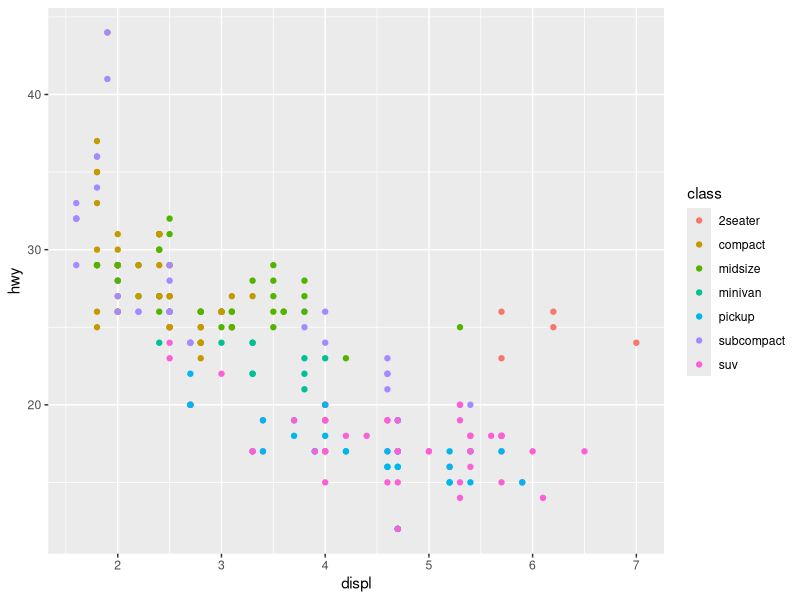

Recreate this plot in R.
### A Pluto.jl notebook ###
# v0.19.28
# Welcome to your R reactive notebook.# ╔═╡ 489c8a4e-ce29-11ee-2f22-ed494c706834
library(ggplot2)

ggplot(mpg, aes(displ, hwy, colour = class)) + 
  geom_point()

# ╔═╡ 00000000-0000-0000-0000-000000000001
'
PLUTO_PROJECT_TOML_CONTENTS = """
[deps]
CommonMark = "a80b9123-70ca-4bc0-993e-6e3bcb318db6"
CondaPkg = "992eb4ea-22a4-4c89-a5bb-47a3300528ab"
Libdl = "8f399da3-3557-5675-b5ff-fb832c97cbdb"
RCall = "6f49c342-dc21-5d91-9882-a32aef131414"
Suppressor = "fd094767-a336-5f1f-9728-57cf17d0bbfb"

[compat]
CommonMark = "~0.8.12"
CondaPkg = "~0.2.22"
RCall = "~0.14.1"
Suppressor = "~0.2.6"
"""

# ╔═╡ 00000000-0000-0000-0000-000000000002
PLUTO_MANIFEST_TOML_CONTENTS = """
# This file is machine-generated - editing it directly is not advised

julia_version = "1.9.4"
manifest_format = "2.0"
project_hash = "1ebf0c0f9f17516f869e0f7aa196e513c391a12f"

[[deps.ArgTools]]
uuid = "0dad84c5-d112-42e6-8d28-ef12dabb789f"
version = "1.1.1"

[[deps.Artifacts]]
uuid = "56f22d72-fd6d-98f1-02f0-08ddc0907c33"

[[deps.Base64]]
uuid = "2a0f44e3-6c83-55bd-87e4-b1978d98bd5f"

[[deps.Calculus]]
deps = ["LinearAlgebra"]
git-tree-sha1 = "f641eb0a4f00c343bbc32346e1217b86f3ce9dad"
uuid = "49dc2e85-a5d0-5ad3-a950-438e2897f1b9"
version = "0.5.1"

[[deps.CategoricalArrays]]
deps = ["DataAPI", "Future", "Missings", "Printf", "Requires", "Statistics", "Unicode"]
git-tree-sha1 = "1568b28f91293458345dabba6a5ea3f183250a61"
uuid = "324d7699-5711-5eae-9e2f-1d82baa6b597"
version = "0.10.8"

    [deps.CategoricalArrays.extensions]
    CategoricalArraysJSONExt = "JSON"
    CategoricalArraysRecipesBaseExt = "RecipesBase"
    CategoricalArraysSentinelArraysExt = "SentinelArrays"
    CategoricalArraysStructTypesExt = "StructTypes"

    [deps.CategoricalArrays.weakdeps]
    JSON = "682c06a0-de6a-54ab-a142-c8b1cf79cde6"
    RecipesBase = "3cdcf5f2-1ef4-517c-9805-6587b60abb01"
    SentinelArrays = "91c51154-3ec4-41a3-a24f-3f23e20d615c"
    StructTypes = "856f2bd8-1eba-4b0a-8007-ebc267875bd4"

[[deps.CommonMark]]
deps = ["Crayons", "JSON", "PrecompileTools", "URIs"]
git-tree-sha1 = "532c4185d3c9037c0237546d817858b23cf9e071"
uuid = "a80b9123-70ca-4bc0-993e-6e3bcb318db6"
version = "0.8.12"

[[deps.Compat]]
deps = ["TOML", "UUIDs"]
git-tree-sha1 = "75bd5b6fc5089df449b5d35fa501c846c9b6549b"
uuid = "34da2185-b29b-5c13-b0c7-acf172513d20"
version = "4.12.0"
weakdeps = ["Dates", "LinearAlgebra"]

    [deps.Compat.extensions]
    CompatLinearAlgebraExt = "LinearAlgebra"

[[deps.CompilerSupportLibraries_jll]]
deps = ["Artifacts", "Libdl"]
uuid = "e66e0078-7015-5450-92f7-15fbd957f2ae"
version = "1.0.5+0"

[[deps.Conda]]
deps = ["Downloads", "JSON", "VersionParsing"]
git-tree-sha1 = "51cab8e982c5b598eea9c8ceaced4b58d9dd37c9"
uuid = "8f4d0f93-b110-5947-807f-2305c1781a2d"
version = "1.10.0"

[[deps.CondaPkg]]
deps = ["JSON3", "Markdown", "MicroMamba", "Pidfile", "Pkg", "Preferences", "TOML"]
git-tree-sha1 = "e81c4263c7ef4eca4d645ef612814d72e9255b41"
uuid = "992eb4ea-22a4-4c89-a5bb-47a3300528ab"
version = "0.2.22"

[[deps.Crayons]]
git-tree-sha1 = "249fe38abf76d48563e2f4556bebd215aa317e15"
uuid = "a8cc5b0e-0ffa-5ad4-8c14-923d3ee1735f"
version = "4.1.1"

[[deps.DataAPI]]
git-tree-sha1 = "abe83f3a2f1b857aac70ef8b269080af17764bbe"
uuid = "9a962f9c-6df0-11e9-0e5d-c546b8b5ee8a"
version = "1.16.0"

[[deps.DataFrames]]
deps = ["Compat", "DataAPI", "DataStructures", "Future", "InlineStrings", "InvertedIndices", "IteratorInterfaceExtensions", "LinearAlgebra", "Markdown", "Missings", "PooledArrays", "PrecompileTools", "PrettyTables", "Printf", "REPL", "Random", "Reexport", "SentinelArrays", "SortingAlgorithms", "Statistics", "TableTraits", "Tables", "Unicode"]
git-tree-sha1 = "04c738083f29f86e62c8afc341f0967d8717bdb8"
uuid = "a93c6f00-e57d-5684-b7b6-d8193f3e46c0"
version = "1.6.1"

[[deps.DataStructures]]
deps = ["Compat", "InteractiveUtils", "OrderedCollections"]
git-tree-sha1 = "ac67408d9ddf207de5cfa9a97e114352430f01ed"
uuid = "864edb3b-99cc-5e75-8d2d-829cb0a9cfe8"
version = "0.18.16"

[[deps.DataValueInterfaces]]
git-tree-sha1 = "bfc1187b79289637fa0ef6d4436ebdfe6905cbd6"
uuid = "e2d170a0-9d28-54be-80f0-106bbe20a464"
version = "1.0.0"

[[deps.Dates]]
deps = ["Printf"]
uuid = "ade2ca70-3891-5945-98fb-dc099432e06a"

[[deps.DocStringExtensions]]
deps = ["LibGit2"]
git-tree-sha1 = "2fb1e02f2b635d0845df5d7c167fec4dd739b00d"
uuid = "ffbed154-4ef7-542d-bbb7-c09d3a79fcae"
version = "0.9.3"

[[deps.Downloads]]
deps = ["ArgTools", "FileWatching", "LibCURL", "NetworkOptions"]
uuid = "f43a241f-c20a-4ad4-852c-f6b1247861c6"
version = "1.6.0"

[[deps.DualNumbers]]
deps = ["Calculus", "NaNMath", "SpecialFunctions"]
git-tree-sha1 = "5837a837389fccf076445fce071c8ddaea35a566"
uuid = "fa6b7ba4-c1ee-5f82-b5fc-ecf0adba8f74"
version = "0.6.8"

[[deps.FileWatching]]
uuid = "7b1f6079-737a-58dc-b8bc-7a2ca5c1b5ee"

[[deps.Future]]
deps = ["Random"]
uuid = "9fa8497b-333b-5362-9e8d-4d0656e87820"

[[deps.HypergeometricFunctions]]
deps = ["DualNumbers", "LinearAlgebra", "OpenLibm_jll", "SpecialFunctions"]
git-tree-sha1 = "f218fe3736ddf977e0e772bc9a586b2383da2685"
uuid = "34004b35-14d8-5ef3-9330-4cdb6864b03a"
version = "0.3.23"

[[deps.InlineStrings]]
deps = ["Parsers"]
git-tree-sha1 = "9cc2baf75c6d09f9da536ddf58eb2f29dedaf461"
uuid = "842dd82b-1e85-43dc-bf29-5d0ee9dffc48"
version = "1.4.0"

[[deps.InteractiveUtils]]
deps = ["Markdown"]
uuid = "b77e0a4c-d291-57a0-90e8-8db25a27a240"

[[deps.InvertedIndices]]
git-tree-sha1 = "0dc7b50b8d436461be01300fd8cd45aa0274b038"
uuid = "41ab1584-1d38-5bbf-9106-f11c6c58b48f"
version = "1.3.0"

[[deps.IrrationalConstants]]
git-tree-sha1 = "630b497eafcc20001bba38a4651b327dcfc491d2"
uuid = "92d709cd-6900-40b7-9082-c6be49f344b6"
version = "0.2.2"

[[deps.IteratorInterfaceExtensions]]
git-tree-sha1 = "a3f24677c21f5bbe9d2a714f95dcd58337fb2856"
uuid = "82899510-4779-5014-852e-03e436cf321d"
version = "1.0.0"

[[deps.JLLWrappers]]
deps = ["Artifacts", "Preferences"]
git-tree-sha1 = "7e5d6779a1e09a36db2a7b6cff50942a0a7d0fca"
uuid = "692b3bcd-3c85-4b1f-b108-f13ce0eb3210"
version = "1.5.0"

[[deps.JSON]]
deps = ["Dates", "Mmap", "Parsers", "Unicode"]
git-tree-sha1 = "31e996f0a15c7b280ba9f76636b3ff9e2ae58c9a"
uuid = "682c06a0-de6a-54ab-a142-c8b1cf79cde6"
version = "0.21.4"

[[deps.JSON3]]
deps = ["Dates", "Mmap", "Parsers", "PrecompileTools", "StructTypes", "UUIDs"]
git-tree-sha1 = "eb3edce0ed4fa32f75a0a11217433c31d56bd48b"
uuid = "0f8b85d8-7281-11e9-16c2-39a750bddbf1"
version = "1.14.0"

    [deps.JSON3.extensions]
    JSON3ArrowExt = ["ArrowTypes"]

    [deps.JSON3.weakdeps]
    ArrowTypes = "31f734f8-188a-4ce0-8406-c8a06bd891cd"

[[deps.LaTeXStrings]]
git-tree-sha1 = "50901ebc375ed41dbf8058da26f9de442febbbec"
uuid = "b964fa9f-0449-5b57-a5c2-d3ea65f4040f"
version = "1.3.1"

[[deps.LazyArtifacts]]
deps = ["Artifacts", "Pkg"]
uuid = "4af54fe1-eca0-43a8-85a7-787d91b784e3"

[[deps.LibCURL]]
deps = ["LibCURL_jll", "MozillaCACerts_jll"]
uuid = "b27032c2-a3e7-50c8-80cd-2d36dbcbfd21"
version = "0.6.4"

[[deps.LibCURL_jll]]
deps = ["Artifacts", "LibSSH2_jll", "Libdl", "MbedTLS_jll", "Zlib_jll", "nghttp2_jll"]
uuid = "deac9b47-8bc7-5906-a0fe-35ac56dc84c0"
version = "8.4.0+0"

[[deps.LibGit2]]
deps = ["Base64", "NetworkOptions", "Printf", "SHA"]
uuid = "76f85450-5226-5b5a-8eaa-529ad045b433"

[[deps.LibSSH2_jll]]
deps = ["Artifacts", "Libdl", "MbedTLS_jll"]
uuid = "29816b5a-b9ab-546f-933c-edad1886dfa8"
version = "1.11.0+1"

[[deps.Libdl]]
uuid = "8f399da3-3557-5675-b5ff-fb832c97cbdb"

[[deps.LinearAlgebra]]
deps = ["Libdl", "OpenBLAS_jll", "libblastrampoline_jll"]
uuid = "37e2e46d-f89d-539d-b4ee-838fcccc9c8e"

[[deps.LogExpFunctions]]
deps = ["DocStringExtensions", "IrrationalConstants", "LinearAlgebra"]
git-tree-sha1 = "18144f3e9cbe9b15b070288eef858f71b291ce37"
uuid = "2ab3a3ac-af41-5b50-aa03-7779005ae688"
version = "0.3.27"

    [deps.LogExpFunctions.extensions]
    LogExpFunctionsChainRulesCoreExt = "ChainRulesCore"
    LogExpFunctionsChangesOfVariablesExt = "ChangesOfVariables"
    LogExpFunctionsInverseFunctionsExt = "InverseFunctions"

    [deps.LogExpFunctions.weakdeps]
    ChainRulesCore = "d360d2e6-b24c-11e9-a2a3-2a2ae2dbcce4"
    ChangesOfVariables = "9e997f8a-9a97-42d5-a9f1-ce6bfc15e2c0"
    InverseFunctions = "3587e190-3f89-42d0-90ee-14403ec27112"

[[deps.Logging]]
uuid = "56ddb016-857b-54e1-b83d-db4d58db5568"

[[deps.Markdown]]
deps = ["Base64"]
uuid = "d6f4376e-aef5-505a-96c1-9c027394607a"

[[deps.MbedTLS_jll]]
deps = ["Artifacts", "Libdl"]
uuid = "c8ffd9c3-330d-5841-b78e-0817d7145fa1"
version = "2.28.2+0"

[[deps.MicroMamba]]
deps = ["Pkg", "Scratch", "micromamba_jll"]
git-tree-sha1 = "011cab361eae7bcd7d278f0a7a00ff9c69000c51"
uuid = "0b3b1443-0f03-428d-bdfb-f27f9c1191ea"
version = "0.1.14"

[[deps.Missings]]
deps = ["DataAPI"]
git-tree-sha1 = "f66bdc5de519e8f8ae43bdc598782d35a25b1272"
uuid = "e1d29d7a-bbdc-5cf2-9ac0-f12de2c33e28"
version = "1.1.0"

[[deps.Mmap]]
uuid = "a63ad114-7e13-5084-954f-fe012c677804"

[[deps.MozillaCACerts_jll]]
uuid = "14a3606d-f60d-562e-9121-12d972cd8159"
version = "2022.10.11"

[[deps.NaNMath]]
deps = ["OpenLibm_jll"]
git-tree-sha1 = "0877504529a3e5c3343c6f8b4c0381e57e4387e4"
uuid = "77ba4419-2d1f-58cd-9bb1-8ffee604a2e3"
version = "1.0.2"

[[deps.NetworkOptions]]
uuid = "ca575930-c2e3-43a9-ace4-1e988b2c1908"
version = "1.2.0"

[[deps.OpenBLAS_jll]]
deps = ["Artifacts", "CompilerSupportLibraries_jll", "Libdl"]
uuid = "4536629a-c528-5b80-bd46-f80d51c5b363"
version = "0.3.21+4"

[[deps.OpenLibm_jll]]
deps = ["Artifacts", "Libdl"]
uuid = "05823500-19ac-5b8b-9628-191a04bc5112"
version = "0.8.1+0"

[[deps.OpenSpecFun_jll]]
deps = ["Artifacts", "CompilerSupportLibraries_jll", "JLLWrappers", "Libdl", "Pkg"]
git-tree-sha1 = "13652491f6856acfd2db29360e1bbcd4565d04f1"
uuid = "efe28fd5-8261-553b-a9e1-b2916fc3738e"
version = "0.5.5+0"

[[deps.OrderedCollections]]
git-tree-sha1 = "dfdf5519f235516220579f949664f1bf44e741c5"
uuid = "bac558e1-5e72-5ebc-8fee-abe8a469f55d"
version = "1.6.3"

[[deps.Parsers]]
deps = ["Dates", "PrecompileTools", "UUIDs"]
git-tree-sha1 = "8489905bcdbcfac64d1daa51ca07c0d8f0283821"
uuid = "69de0a69-1ddd-5017-9359-2bf0b02dc9f0"
version = "2.8.1"

[[deps.Pidfile]]
deps = ["FileWatching", "Test"]
git-tree-sha1 = "2d8aaf8ee10df53d0dfb9b8ee44ae7c04ced2b03"
uuid = "fa939f87-e72e-5be4-a000-7fc836dbe307"
version = "1.3.0"

[[deps.Pkg]]
deps = ["Artifacts", "Dates", "Downloads", "FileWatching", "LibGit2", "Libdl", "Logging", "Markdown", "Printf", "REPL", "Random", "SHA", "Serialization", "TOML", "Tar", "UUIDs", "p7zip_jll"]
uuid = "44cfe95a-1eb2-52ea-b672-e2afdf69b78f"
version = "1.9.2"

[[deps.PooledArrays]]
deps = ["DataAPI", "Future"]
git-tree-sha1 = "36d8b4b899628fb92c2749eb488d884a926614d3"
uuid = "2dfb63ee-cc39-5dd5-95bd-886bf059d720"
version = "1.4.3"

[[deps.PrecompileTools]]
deps = ["Preferences"]
git-tree-sha1 = "03b4c25b43cb84cee5c90aa9b5ea0a78fd848d2f"
uuid = "aea7be01-6a6a-4083-8856-8a6e6704d82a"
version = "1.2.0"

[[deps.Preferences]]
deps = ["TOML"]
git-tree-sha1 = "00805cd429dcb4870060ff49ef443486c262e38e"
uuid = "21216c6a-2e73-6563-6e65-726566657250"
version = "1.4.1"

[[deps.PrettyTables]]
deps = ["Crayons", "LaTeXStrings", "Markdown", "PrecompileTools", "Printf", "Reexport", "StringManipulation", "Tables"]
git-tree-sha1 = "88b895d13d53b5577fd53379d913b9ab9ac82660"
uuid = "08abe8d2-0d0c-5749-adfa-8a2ac140af0d"
version = "2.3.1"

[[deps.Printf]]
deps = ["Unicode"]
uuid = "de0858da-6303-5e67-8744-51eddeeeb8d7"

[[deps.RCall]]
deps = ["CategoricalArrays", "Conda", "DataFrames", "DataStructures", "Dates", "Libdl", "Missings", "Preferences", "REPL", "Random", "Requires", "StatsModels", "WinReg"]
git-tree-sha1 = "846b2aab2d312fda5e7b099fc217c661e8fae27e"
uuid = "6f49c342-dc21-5d91-9882-a32aef131414"
version = "0.14.1"

[[deps.REPL]]
deps = ["InteractiveUtils", "Markdown", "Sockets", "Unicode"]
uuid = "3fa0cd96-eef1-5676-8a61-b3b8758bbffb"

[[deps.Random]]
deps = ["SHA", "Serialization"]
uuid = "9a3f8284-a2c9-5f02-9a11-845980a1fd5c"

[[deps.Reexport]]
git-tree-sha1 = "45e428421666073eab6f2da5c9d310d99bb12f9b"
uuid = "189a3867-3050-52da-a836-e630ba90ab69"
version = "1.2.2"

[[deps.Requires]]
deps = ["UUIDs"]
git-tree-sha1 = "838a3a4188e2ded87a4f9f184b4b0d78a1e91cb7"
uuid = "ae029012-a4dd-5104-9daa-d747884805df"
version = "1.3.0"

[[deps.Rmath]]
deps = ["Random", "Rmath_jll"]
git-tree-sha1 = "f65dcb5fa46aee0cf9ed6274ccbd597adc49aa7b"
uuid = "79098fc4-a85e-5d69-aa6a-4863f24498fa"
version = "0.7.1"

[[deps.Rmath_jll]]
deps = ["Artifacts", "JLLWrappers", "Libdl", "Pkg"]
git-tree-sha1 = "6ed52fdd3382cf21947b15e8870ac0ddbff736da"
uuid = "f50d1b31-88e8-58de-be2c-1cc44531875f"
version = "0.4.0+0"

[[deps.SHA]]
uuid = "ea8e919c-243c-51af-8825-aaa63cd721ce"
version = "0.7.0"

[[deps.Scratch]]
deps = ["Dates"]
git-tree-sha1 = "3bac05bc7e74a75fd9cba4295cde4045d9fe2386"
uuid = "6c6a2e73-6563-6170-7368-637461726353"
version = "1.2.1"

[[deps.SentinelArrays]]
deps = ["Dates", "Random"]
git-tree-sha1 = "0e7508ff27ba32f26cd459474ca2ede1bc10991f"
uuid = "91c51154-3ec4-41a3-a24f-3f23e20d615c"
version = "1.4.1"

[[deps.Serialization]]
uuid = "9e88b42a-f829-5b0c-bbe9-9e923198166b"

[[deps.ShiftedArrays]]
git-tree-sha1 = "503688b59397b3307443af35cd953a13e8005c16"
uuid = "1277b4bf-5013-50f5-be3d-901d8477a67a"
version = "2.0.0"

[[deps.Sockets]]
uuid = "6462fe0b-24de-5631-8697-dd941f90decc"

[[deps.SortingAlgorithms]]
deps = ["DataStructures"]
git-tree-sha1 = "66e0a8e672a0bdfca2c3f5937efb8538b9ddc085"
uuid = "a2af1166-a08f-5f64-846c-94a0d3cef48c"
version = "1.2.1"

[[deps.SparseArrays]]
deps = ["Libdl", "LinearAlgebra", "Random", "Serialization", "SuiteSparse_jll"]
uuid = "2f01184e-e22b-5df5-ae63-d93ebab69eaf"

[[deps.SpecialFunctions]]
deps = ["IrrationalConstants", "LogExpFunctions", "OpenLibm_jll", "OpenSpecFun_jll"]
git-tree-sha1 = "e2cfc4012a19088254b3950b85c3c1d8882d864d"
uuid = "276daf66-3868-5448-9aa4-cd146d93841b"
version = "2.3.1"

    [deps.SpecialFunctions.extensions]
    SpecialFunctionsChainRulesCoreExt = "ChainRulesCore"

    [deps.SpecialFunctions.weakdeps]
    ChainRulesCore = "d360d2e6-b24c-11e9-a2a3-2a2ae2dbcce4"

[[deps.Statistics]]
deps = ["LinearAlgebra", "SparseArrays"]
uuid = "10745b16-79ce-11e8-11f9-7d13ad32a3b2"
version = "1.9.0"

[[deps.StatsAPI]]
deps = ["LinearAlgebra"]
git-tree-sha1 = "1ff449ad350c9c4cbc756624d6f8a8c3ef56d3ed"
uuid = "82ae8749-77ed-4fe6-ae5f-f523153014b0"
version = "1.7.0"

[[deps.StatsBase]]
deps = ["DataAPI", "DataStructures", "LinearAlgebra", "LogExpFunctions", "Missings", "Printf", "Random", "SortingAlgorithms", "SparseArrays", "Statistics", "StatsAPI"]
git-tree-sha1 = "1d77abd07f617c4868c33d4f5b9e1dbb2643c9cf"
uuid = "2913bbd2-ae8a-5f71-8c99-4fb6c76f3a91"
version = "0.34.2"

[[deps.StatsFuns]]
deps = ["HypergeometricFunctions", "IrrationalConstants", "LogExpFunctions", "Reexport", "Rmath", "SpecialFunctions"]
git-tree-sha1 = "cef0472124fab0695b58ca35a77c6fb942fdab8a"
uuid = "4c63d2b9-4356-54db-8cca-17b64c39e42c"
version = "1.3.1"

    [deps.StatsFuns.extensions]
    StatsFunsChainRulesCoreExt = "ChainRulesCore"
    StatsFunsInverseFunctionsExt = "InverseFunctions"

    [deps.StatsFuns.weakdeps]
    ChainRulesCore = "d360d2e6-b24c-11e9-a2a3-2a2ae2dbcce4"
    InverseFunctions = "3587e190-3f89-42d0-90ee-14403ec27112"

[[deps.StatsModels]]
deps = ["DataAPI", "DataStructures", "LinearAlgebra", "Printf", "REPL", "ShiftedArrays", "SparseArrays", "StatsAPI", "StatsBase", "StatsFuns", "Tables"]
git-tree-sha1 = "5cf6c4583533ee38639f73b880f35fc85f2941e0"
uuid = "3eaba693-59b7-5ba5-a881-562e759f1c8d"
version = "0.7.3"

[[deps.StringManipulation]]
deps = ["PrecompileTools"]
git-tree-sha1 = "a04cabe79c5f01f4d723cc6704070ada0b9d46d5"
uuid = "892a3eda-7b42-436c-8928-eab12a02cf0e"
version = "0.3.4"

[[deps.StructTypes]]
deps = ["Dates", "UUIDs"]
git-tree-sha1 = "ca4bccb03acf9faaf4137a9abc1881ed1841aa70"
uuid = "856f2bd8-1eba-4b0a-8007-ebc267875bd4"
version = "1.10.0"

[[deps.SuiteSparse_jll]]
deps = ["Artifacts", "Libdl", "Pkg", "libblastrampoline_jll"]
uuid = "bea87d4a-7f5b-5778-9afe-8cc45184846c"
version = "5.10.1+6"

[[deps.Suppressor]]
deps = ["Logging"]
git-tree-sha1 = "6cd9e4a207964c07bf6395beff7a1e8f21d0f3b2"
uuid = "fd094767-a336-5f1f-9728-57cf17d0bbfb"
version = "0.2.6"

[[deps.TOML]]
deps = ["Dates"]
uuid = "fa267f1f-6049-4f14-aa54-33bafae1ed76"
version = "1.0.3"

[[deps.TableTraits]]
deps = ["IteratorInterfaceExtensions"]
git-tree-sha1 = "c06b2f539df1c6efa794486abfb6ed2022561a39"
uuid = "3783bdb8-4a98-5b6b-af9a-565f29a5fe9c"
version = "1.0.1"

[[deps.Tables]]
deps = ["DataAPI", "DataValueInterfaces", "IteratorInterfaceExtensions", "LinearAlgebra", "OrderedCollections", "TableTraits"]
git-tree-sha1 = "cb76cf677714c095e535e3501ac7954732aeea2d"
uuid = "bd369af6-aec1-5ad0-b16a-f7cc5008161c"
version = "1.11.1"

[[deps.Tar]]
deps = ["ArgTools", "SHA"]
uuid = "a4e569a6-e804-4fa4-b0f3-eef7a1d5b13e"
version = "1.10.0"

[[deps.Test]]
deps = ["InteractiveUtils", "Logging", "Random", "Serialization"]
uuid = "8dfed614-e22c-5e08-85e1-65c5234f0b40"

[[deps.URIs]]
git-tree-sha1 = "67db6cc7b3821e19ebe75791a9dd19c9b1188f2b"
uuid = "5c2747f8-b7ea-4ff2-ba2e-563bfd36b1d4"
version = "1.5.1"

[[deps.UUIDs]]
deps = ["Random", "SHA"]
uuid = "cf7118a7-6976-5b1a-9a39-7adc72f591a4"

[[deps.Unicode]]
uuid = "4ec0a83e-493e-50e2-b9ac-8f72acf5a8f5"

[[deps.VersionParsing]]
git-tree-sha1 = "58d6e80b4ee071f5efd07fda82cb9fbe17200868"
uuid = "81def892-9a0e-5fdd-b105-ffc91e053289"
version = "1.3.0"

[[deps.WinReg]]
git-tree-sha1 = "cd910906b099402bcc50b3eafa9634244e5ec83b"
uuid = "1b915085-20d7-51cf-bf83-8f477d6f5128"
version = "1.0.0"

[[deps.Zlib_jll]]
deps = ["Libdl"]
uuid = "83775a58-1f1d-513f-b197-d71354ab007a"
version = "1.2.13+0"

[[deps.libblastrampoline_jll]]
deps = ["Artifacts", "Libdl"]
uuid = "8e850b90-86db-534c-a0d3-1478176c7d93"
version = "5.8.0+0"

[[deps.micromamba_jll]]
deps = ["Artifacts", "JLLWrappers", "LazyArtifacts", "Libdl"]
git-tree-sha1 = "66d07957bcf7e4930d933195aed484078dd8cbb5"
uuid = "f8abcde7-e9b7-5caa-b8af-a437887ae8e4"
version = "1.4.9+0"

[[deps.nghttp2_jll]]
deps = ["Artifacts", "Libdl"]
uuid = "8e850ede-7688-5339-a07c-302acd2aaf8d"
version = "1.52.0+1"

[[deps.p7zip_jll]]
deps = ["Artifacts", "Libdl"]
uuid = "3f19e933-33d8-53b3-aaab-bd5110c3b7a0"
version = "17.4.0+0"
"""

# ╔═╡ 00000000-0000-0000-0000-000000000003
PLUTO_CONDAPKG_TOML_CONTENTS = """
channels = ["conda-forge", "file:///home/jolin_user/.conda/channel"]

[deps]
r-ggplot2 = ""
r = ""
r-base = ""
r-juliacall = ""
"""

'
# ╔═╡ Cell order:
# ╠═489c8a4e-ce29-11ee-2f22-ed494c706834
# ╟─00000000-0000-0000-0000-000000000001
# ╟─00000000-0000-0000-0000-000000000002
# ╟─00000000-0000-0000-0000-000000000003
